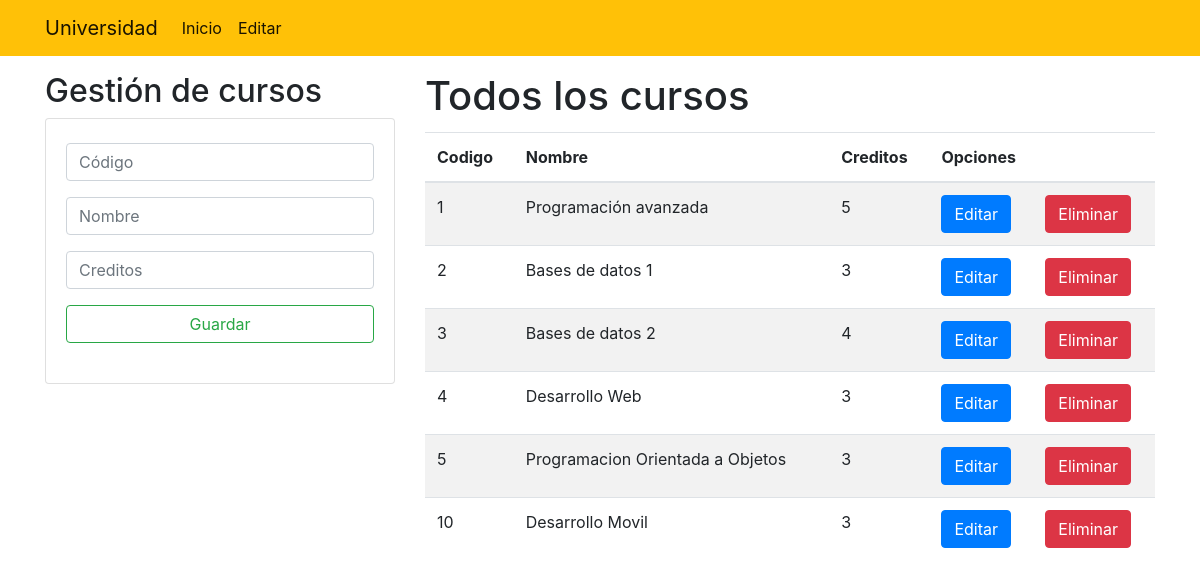
Before: / with the older database file.
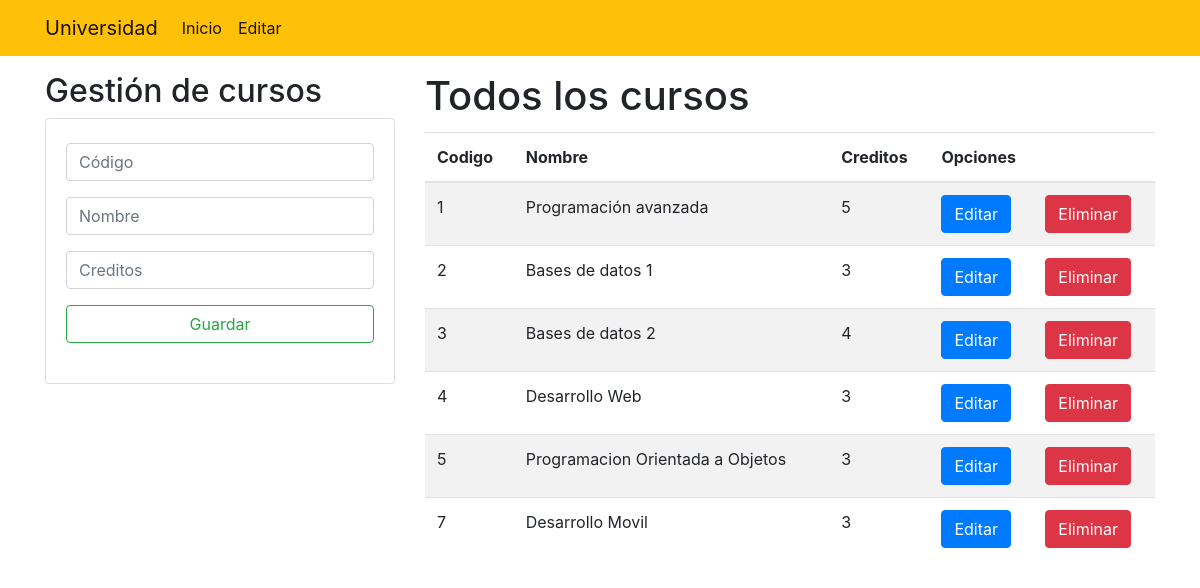
After: the same page with the newer database file.
### Academico/models.py (models this page shows, shortened)
class Curso(models.Model):
    codigo = models.CharField(primary_key=True, max_length=8)
    nombre = models.CharField(max_length=50)
    creditos = models.PositiveSmallIntegerField()

### Academico/views.py (the view)
# urls.py: path('', views.home),
def home(request):
    allCursos = Curso.objects.all()
    return render(request, 'gestionCursos.html', {"cursos": allCursos})

### Academico/templates/gestionCursos.html (shortened to what this page needs)
{% extends './base.html' %} {% block title %} Gestión de Cursos {% endblock %}
{% block body %}
<div class="row">
  <div class="col-sm-12 col-md-6 col-lg-4 col-xl-4">
    <h2>Gestión de cursos</h2>
    <div class="card py-1">
      <div class="card-body">
        <form action="/registrarCurso/" method="POST">
          <div class="form-group">
            <input
              type="text"
              id="txtCodigo"
              name="txtCodigo"
              class="form-control"
              placeholder="Código"
              minlength="1"
              maxlength="8"
              required
            />
          </div>
          <div class="form-group">
            <input
              type="text"
              id="txtNombre"
              name="txtNombre"
              class="form-control"
              placeholder="Nombre"
              minlength="2"
              maxlength="50"
              required
            />
          </div>
          <div class="form-group">
            <input
              type="number"
              id="numCreditos"
              name="numCreditos"
              class="form-control"
              placeholder="Creditos"
              minlength="1"
              required
            />
          </div>
          <div class="form-group">
            <button type="submit" class="btn btn-outline-success btn-block">
              Guardar
            </button>
          </div>
        </form>
      </div>
    </div>
  </div>
  <div class="col-sm-12 col-md-6 col-lg-8 col-xl-8">
    <h1>Todos los cursos</h1>
    <div class="table-responsive py-1">
      <table class="table table-striped">
        <thead>
          <tr>
            <th>Codigo</th>
            <th>Nombre</th>
            <th>Creditos</th>
            <th colspan="2">Opciones</th>
          </tr>
        </thead>
        <tbody>
          {% for curso in cursos %}
          <tr>
            <td>{{curso.codigo}}</td>
            <td>{{curso.nombre}}</td>
            <td>{{curso.creditos}}</td>
            <td>
              <a href="edicionCurso/{{curso.codigo}}" class="btn btn-primary"
                >Editar</a
              >
            </td>
            <td>
              <a href="eliminarCurso/{{curso.codigo}}" class="btn btn-danger"
                >Eliminar</a
              >
            </td>
          </tr>
          {% endfor %}
        </tbody>
      </table>
    </div>
  </div>
</div>
{% endblock %}

Changed rows visible on the page:
removed Curso: codigo "10", nombre "Desarrollo Movil", creditos "3"
added Curso: codigo "7", nombre "Desarrollo Movil", creditos "3"
